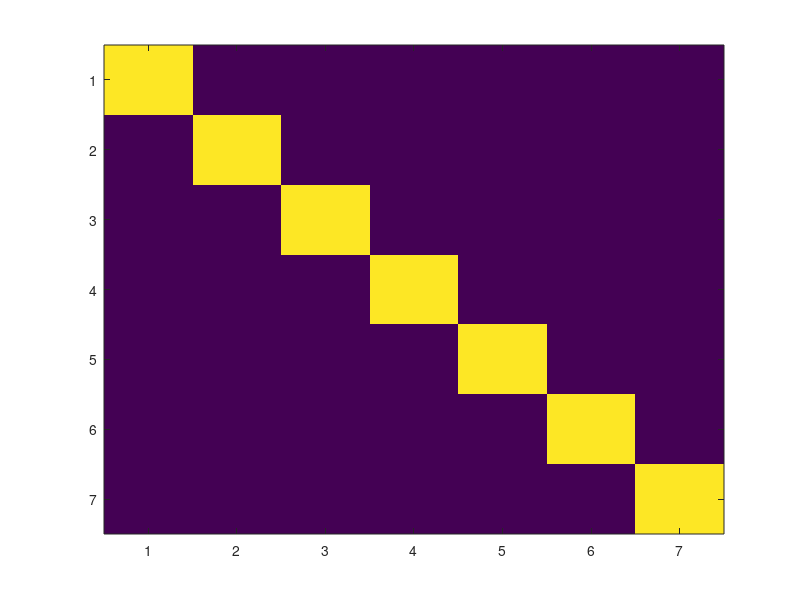

This figure's MATLAB source: (Note: this script raises an error after producing the figure.)
clear all;
close all;

%% Make Figure 5

fdir = "Figure 5"
mkdir(fdir)
%%

h = figure
T = zeros(7,7);
for i = 1:7
    T(i,i) = .8;
end

imagesc(T)
prettify(gcf)
caxis([0 1])
colormap('bone')
saveas(h,fdir + "/Figure_5_icon_highSTS.emf")
saveas(h,fdir + "/Figure_5_icon_highSTS.png")


h = figure
T = zeros(7,7);
for i = 1:7

    T(i,max([i-2 1]):min([i+2 7])) = .5;
        T(i,i) = .8;
end

imagesc(T)
prettify(gcf)
caxis([0 1])
colormap('bone')
saveas(h,fdir + "/Figure_5_icon_low_t_STS.emf")
saveas(h,fdir + "/Figure_5_icon_low_t_STS.png")

h = figure
T = zeros(7,7);
for i = 1:7

    T(i,max([i-1 1]):min([i+1 7])) = .5;
        T(i,i) = .8;
end

imagesc(T)
prettify(gcf)
caxis([0 1])
colormap('bone')
saveas(h,fdir + "/Figure_5_icon_low_t_STS_light.emf")
saveas(h,fdir + "/Figure_5_icon_low_t_STS_light.png")


h = figure
T = zeros(7,7);
for i = 1:7

    T(i,max([i-3 1]):min([i+3 7])) = .5;
        T(i,i) = .8;
end

imagesc(T)
prettify(gcf)
caxis([0 1])
colormap('bone')
saveas(h,fdir + "/Figure_5_icon_low_t_STS_heavy.emf")
saveas(h,fdir + "/Figure_5_icon_low_t_STS_heavy.png")




h = figure
T = zeros(7,7);
for i = 1:7

    T(i,randi([1 7],1,2)) = .5;
    T(i,i) = .8;
end

imagesc(T)
prettify(gcf)
caxis([0 1])
colormap('bone')
saveas(h,fdir + "/Figure_5_icon_low_r_STS.emf")
saveas(h,fdir + "/Figure_5_icon_low_r_STS.png")



h = figure
T = zeros(7,7);
for i = 1:7

    T(i,randi([1 7],1,1)) = .5;
    T(i,i) = .8;
end

imagesc(T)
prettify(gcf)
caxis([0 1])
colormap('bone')
saveas(h,fdir + "/Figure_5_icon_low_r_STS_light.emf")
saveas(h,fdir + "/Figure_5_icon_low_r_STS_light.png")

h = figure
T = zeros(7,7);
for i = 1:7

    T(i,randi([1 7],1,4)) = .5;
    T(i,i) = .8;
end

imagesc(T)
prettify(gcf)
caxis([0 1])
colormap('bone')
saveas(h,fdir + "/Figure_5_icon_low_r_STS_heavy.emf")
saveas(h,fdir + "/Figure_5_icon_low_r_STS_heavy.png")